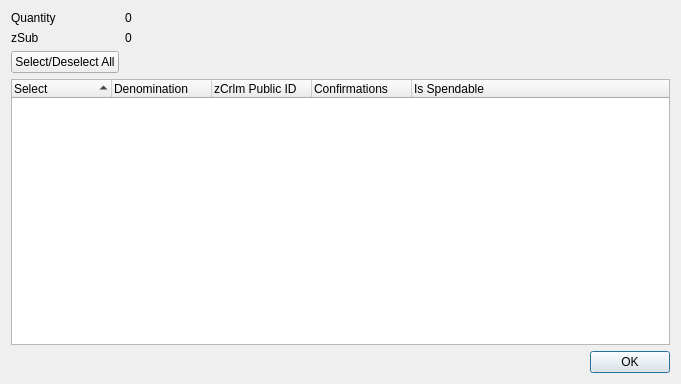
<?xml version="1.0" encoding="UTF-8"?>
<ui version="4.0">
 <class>ZSubControlDialog</class>
 <widget class="QDialog" name="ZSubControlDialog">
  <property name="geometry">
   <rect>
    <x>0</x>
    <y>0</y>
    <width>681</width>
    <height>384</height>
   </rect>
  </property>
  <property name="minimumSize">
   <size>
    <width>681</width>
    <height>384</height>
   </size>
  </property>
  <property name="windowTitle">
   <string>Select zCrlm to Spend</string>
  </property>
  <layout class="QGridLayout" name="gridLayout">
   <item row="0" column="0">
    <layout class="QFormLayout" name="formLayout">
     <property name="sizeConstraint">
      <enum>QLayout::SetDefaultConstraint</enum>
     </property>
     <item row="0" column="0">
      <widget class="QLabel" name="labelQuantity">
       <property name="text">
        <string>Quantity</string>
       </property>
      </widget>
     </item>
     <item row="0" column="1">
      <widget class="QLabel" name="labelQuantity_int">
       <property name="text">
        <string>0</string>
       </property>
      </widget>
     </item>
     <item row="1" column="0">
      <widget class="QLabel" name="labelZSub">
       <property name="text">
        <string>zSub</string>
       </property>
      </widget>
     </item>
     <item row="1" column="1">
      <widget class="QLabel" name="labelZSub_int">
       <property name="text">
        <string>0</string>
       </property>
      </widget>
     </item>
     <item row="2" column="0">
      <widget class="QPushButton" name="pushButtonAll">
       <property name="text">
        <string>Select/Deselect All</string>
       </property>
      </widget>
     </item>
    </layout>
   </item>
   <item row="1" column="0">
    <layout class="QVBoxLayout" name="verticalLayout">
     <item>
      <widget class="QTreeWidget" name="treeWidget">
       <property name="minimumSize">
        <size>
         <width>0</width>
         <height>250</height>
        </size>
       </property>
       <property name="alternatingRowColors">
        <bool>true</bool>
       </property>
       <property name="sortingEnabled">
        <bool>true</bool>
       </property>
       <property name="columnCount">
        <number>5</number>
       </property>
       <attribute name="headerDefaultSectionSize">
        <number>100</number>
       </attribute>
       <column>
        <property name="text">
         <string notr="true">Select</string>
        </property>
       </column>
       <column>
        <property name="text">
         <string notr="true">Denomination</string>
        </property>
       </column>
       <column>
        <property name="text">
         <string notr="true">zCrlm Public ID</string>
        </property>
       </column>
       <column>
        <property name="text">
         <string notr="true">Confirmations</string>
        </property>
       </column>
       <column>
        <property name="text">
         <string>Is Spendable</string>
        </property>
       </column>
      </widget>
     </item>
     <item>
      <widget class="QDialogButtonBox" name="buttonBox">
       <property name="orientation">
        <enum>Qt::Horizontal</enum>
       </property>
       <property name="standardButtons">
        <set>QDialogButtonBox::Ok</set>
       </property>
      </widget>
     </item>
    </layout>
   </item>
  </layout>
 </widget>
 <resources/>
 <connections>
  <connection>
   <sender>buttonBox</sender>
   <signal>accepted()</signal>
   <receiver>ZSubControlDialog</receiver>
   <slot>accept()</slot>
   <hints>
    <hint type="sourcelabel">
     <x>248</x>
     <y>254</y>
    </hint>
    <hint type="destinationlabel">
     <x>157</x>
     <y>274</y>
    </hint>
   </hints>
  </connection>
  <connection>
   <sender>buttonBox</sender>
   <signal>rejected()</signal>
   <receiver>ZSubControlDialog</receiver>
   <slot>reject()</slot>
   <hints>
    <hint type="sourcelabel">
     <x>316</x>
     <y>260</y>
    </hint>
    <hint type="destinationlabel">
     <x>286</x>
     <y>274</y>
    </hint>
   </hints>
  </connection>
 </connections>
</ui>
